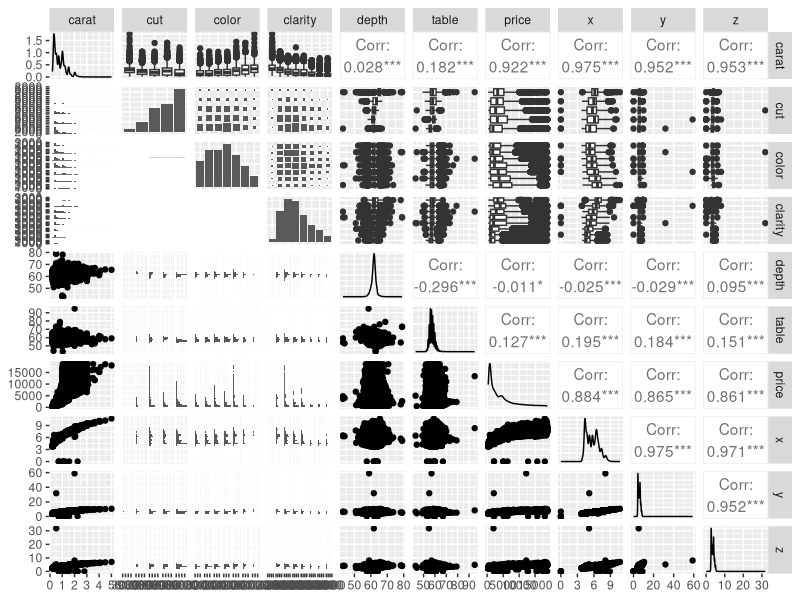
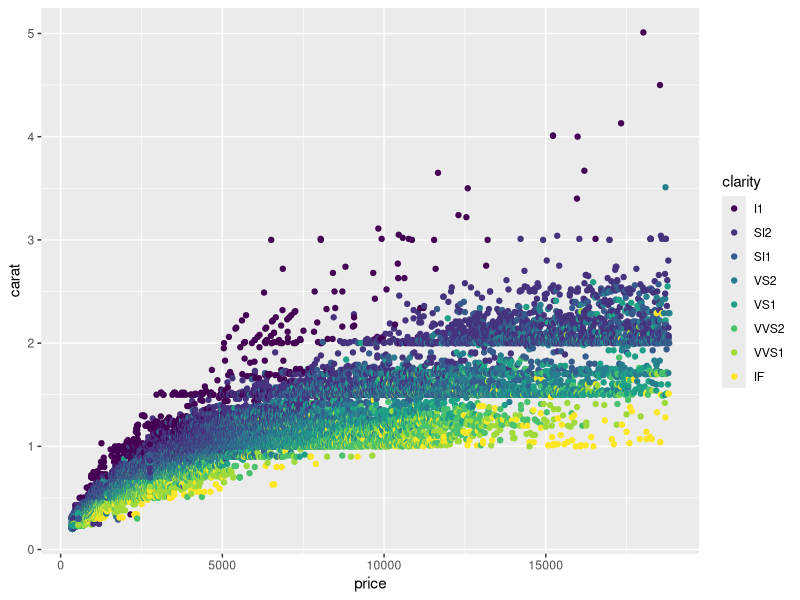
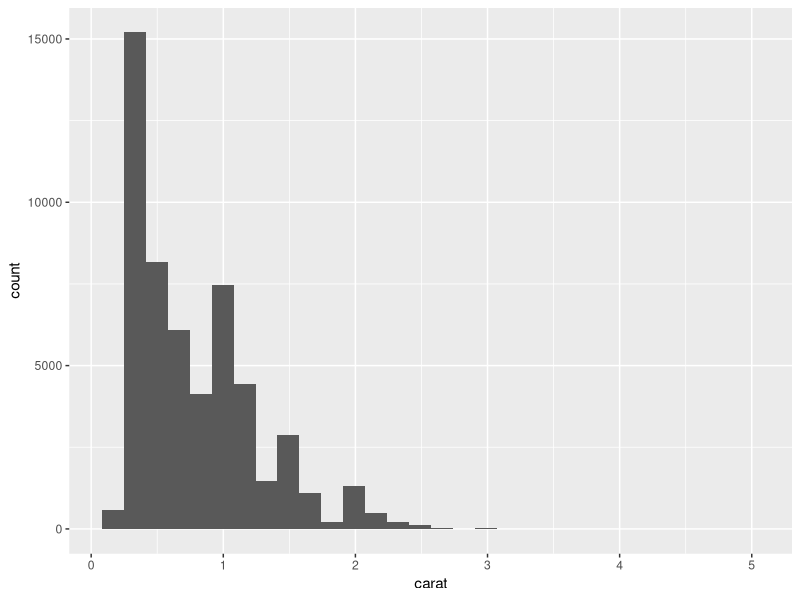
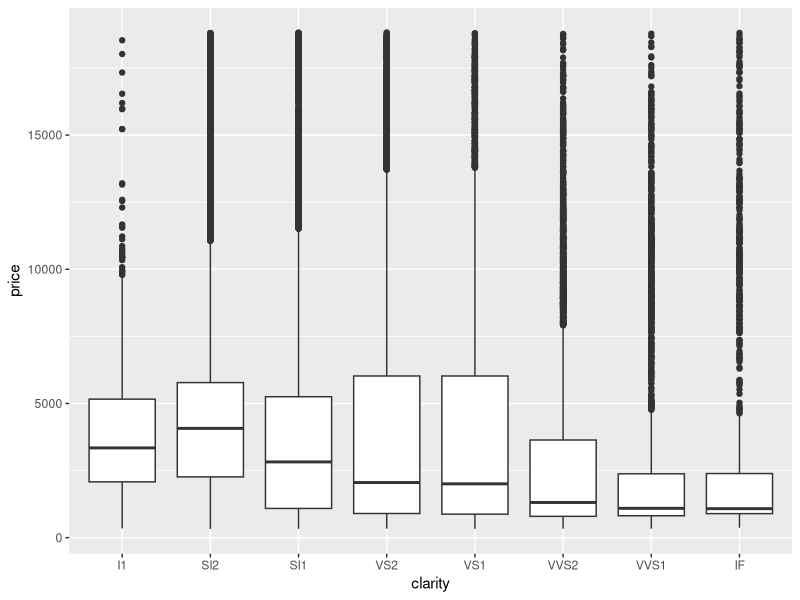

R code for these plots, in order:
## ---- chunk 1
library(tidyverse)
library(skimr)
library(GGally)
## ---- chunk 2
view(diamonds)

names(diamonds)
dim(diamonds)
summary(diamonds)
head(diamonds)
tail(diamonds)
skimr::skim(diamonds)
## ---- chunk 3
ggpairs(data=diamonds)
## ---- chunk 4
ggplot( data = diamonds, aes(x=price, y=carat))+
  geom_point(aes(color=clarity))

## ---- chunk 5
ggplot( data = diamonds, aes(x=carat))+
  geom_histogram()
## ---- chunk 6
ggplot( data = diamonds, aes(x=clarity, y=price))+
  geom_boxplot()
